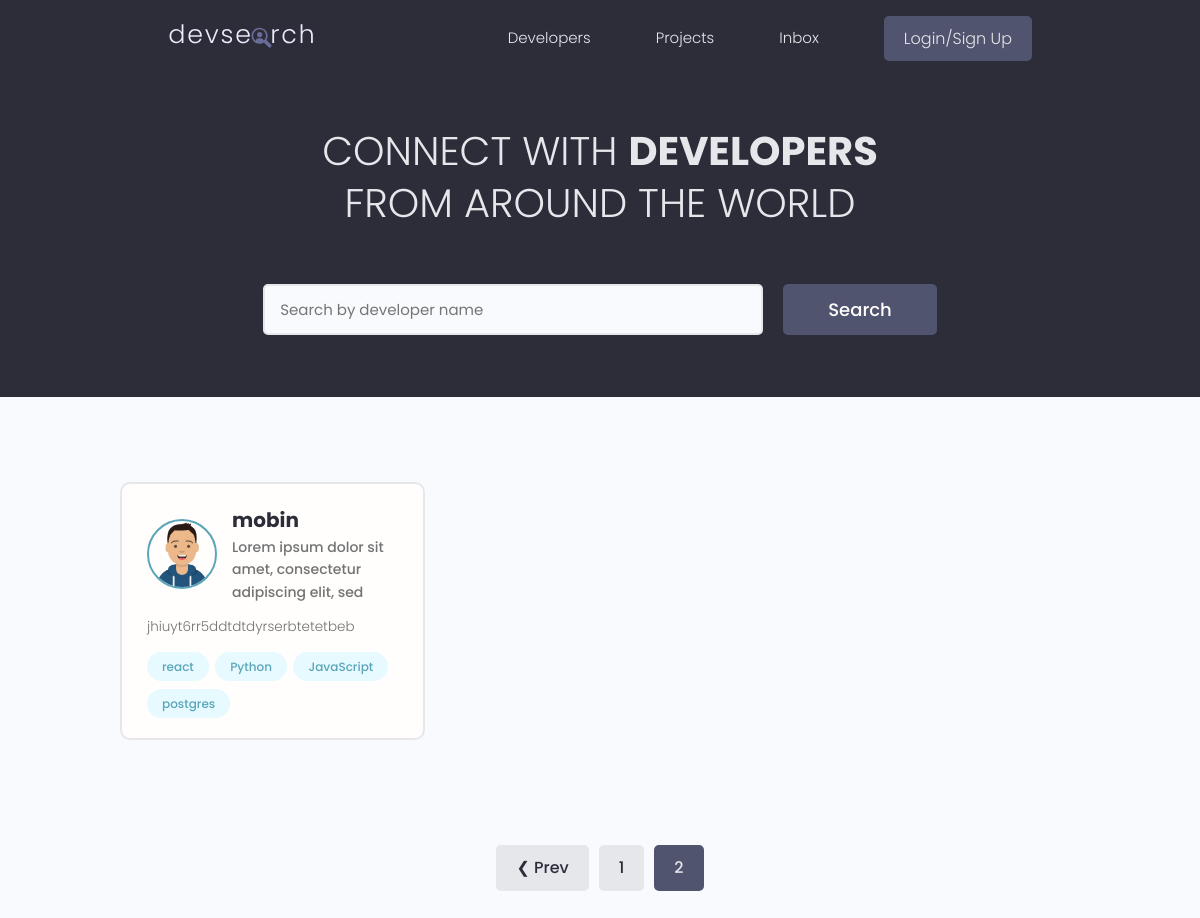
Page /?page=2 on the earlier database version.
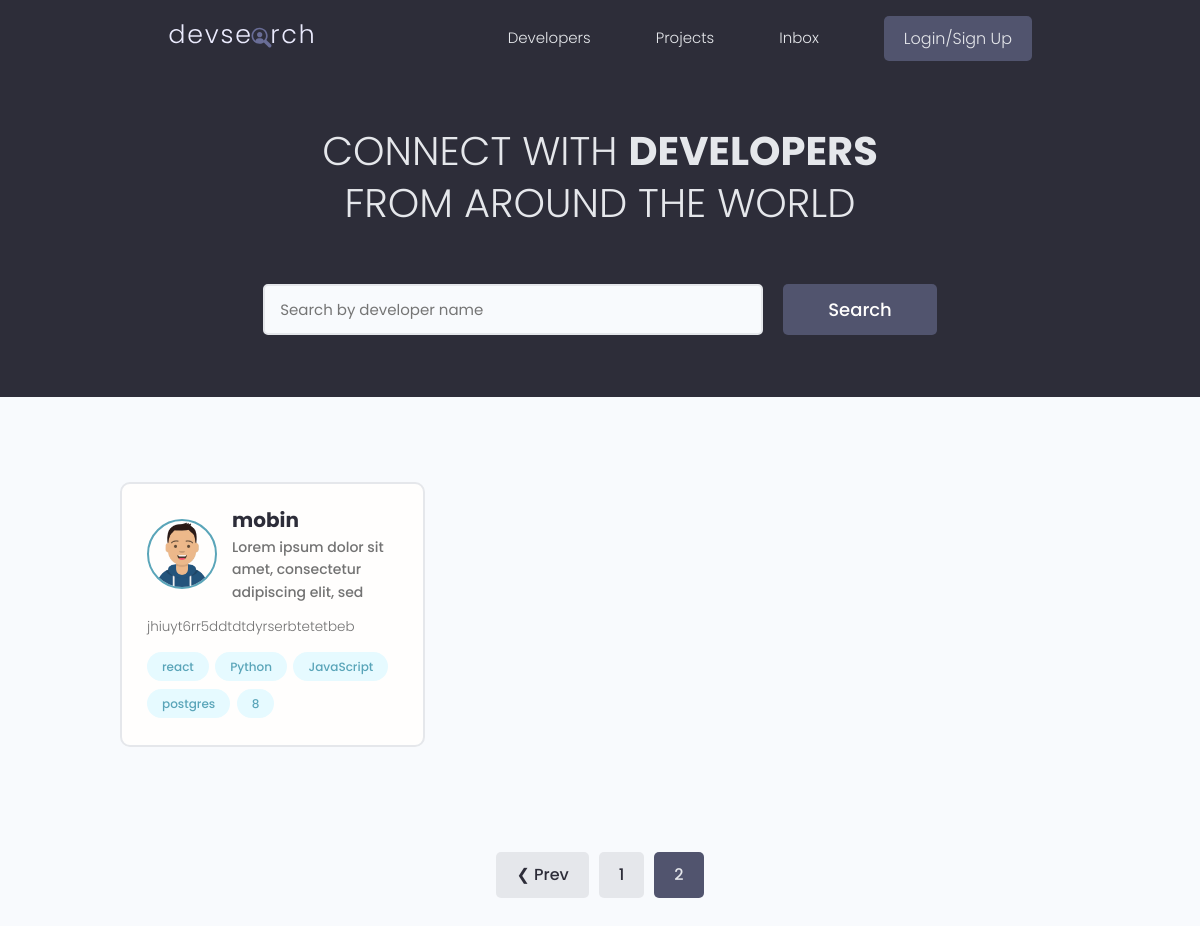
Same page on the later database version.
### users/models.py (models this page shows, shortened)
class Profile(models.Model):
    user = models.OneToOneField(User, on_delete=models.CASCADE, null=True, blank=True,)
    name = models.CharField(max_length=200, null=True, blank=True)
    email = models.EmailField(max_length=500 , null=True, blank=True )
    username = models.CharField(max_length=200, null=True, blank=True)
    location = models.CharField(max_length=200, null=True, blank=True)
    short_intro = models.CharField(max_length=500, null=True, blank=True)
    bio = models.TextField(null=True, blank=True)
    profile_image = models.ImageField(null=True, blank=True,
                                      upload_to= 'profiles/', default='profiles/user-default.png')
    social_github = models.CharField(max_length=200, null=True, blank=True)
    social_twiiter =models.CharField(max_length=200, null=True, blank=True)
    social_linkedin =models.CharField(max_length=200, null=True, blank=True)
    social_youtube = models.CharField(max_length=200, null=True, blank=True)
    social_website = models.CharField(max_length=200, null=True, blank=True)
    created = models.DateField(auto_now_add=True)
    id = models.UUIDField(default=uuid.uuid4, unique=True,
                           primary_key= True, editable= False)

class Skill (models.Model):
    owner = models.ForeignKey(Profile, on_delete=models.CASCADE, null= True, blank=True,)
    name = models.CharField(max_length=200, null=True, blank=True)
    description = models.TextField(null=True, blank=True)
    created = models.DateField(auto_now_add=True)
    id = models.UUIDField(default=uuid.uuid4, unique=True,
                           primary_key= True, editable= False)
    def __str__(self):
        return str(self.name)

### users/views.py (the view)
# urls.py: path('', views.profiles, name='profiles'),
def profiles (request):
    profiles, search_query = searchProfiles(request)
    custom_range, profiles = paginateProfiles(request, profiles, 1)
    context = {'profiles': profiles,'search_query':search_query, 'custom_range' : custom_range}
    return render (request, 'users/profiles.html', context)

### users/utils.py (called while the page is built)
def paginateProfiles(request, profiles, results):
    page = request.GET.get('page')
    results = 3
    paginator = Paginator(profiles,results)
    try:
        profiles = paginator.page(page)
    except PageNotAnInteger:
        page = 1
        profiles = paginator.page(page)
    except EmptyPage:
        page = paginator.num_pages
        profiles = paginator.page(page)
    leftIndex = (int(page) - 3)
    if leftIndex < 1:
        leftIndex = 1
    rightIndex = (int(page) + 4)
    if rightIndex > paginator.num_pages:
        rightIndex = paginator.num_pages + 1
    custom_range = range(leftIndex, rightIndex)
    return custom_range, profiles

def searchProfiles(request):
    search_query = ''
    if request.GET.get('search_query'):
        search_query = request.GET.get('search_query')
    skills = Skill.objects.filter(name__icontains=search_query)
    profiles = Profile.objects.distinct().filter(
        Q(name__icontains = search_query) |
        Q(short_intro__icontains = search_query) |
        Q(skill__in = skills )
    )
    return profiles, search_query

### users/templates/users/profiles.html (shortened to what this page needs)
{% extends 'main.html' %}
{% block content %}
  <main class="home">
    <section class="hero-section text-center">
      <div class="container container--narrow">
        <div class="hero-section__box">
          <h2>CONNECT WITH <span>DEVELOPERS</span></h2>
          <h2>FROM AROUND THE WORLD</h2>
        </div>
        <div class="hero-section__search">
          <form class="form" action="{% url 'profiles' %}" method="get">
            <div class="form__field">
              <input class="input input--text" id="formInput#search" type="text" name="search_query"
               value="{{search_query}}" placeholder="Search by developer name" />
            </div>
            <input class="btn btn--sub btn--lg" type="submit" value="Search" />
          </form>
        </div>
      </div>
    </section>
    <section class="devlist">
      <div class="container">
        <div class="grid grid--three">
          {% for profile in profiles %}
          <div class="column card">
            <div class="dev">
              <a href="{% url 'user-profile' profile.id %}" class="card__body">
                <div class="dev__profile">
                  <img class="avatar avatar--md" src="{{ profile.profile_image.url }}" alt="image" />
                  <div class="dev__meta">
                    <h3>{{ profile.name }}</h3>
                    <h5>{{ profile.short_intro|slice:'60' }}</h5>
                  </div>
                </div>
                <p class="dev__info"> {{ profile.bio| slice:'150' }} </p>
                <div class="dev__skills">
                {% for skill in profile.skill_set.all|slice:'5 '  %}
                  <span class="tag tag--pill tag--main">
                    <small> {{skill}} </small>
                  </span>
                {%endfor%}
                </div>
              </a>
            </div>
          </div>
          {% endfor %}
        </div>
      </div>
    </section>
  </main>
  {% include 'pagination.html' with queryset=profiles custom_range=custom_range %}
{% endblock content %}

Differences in the rows shown:
added Skill: name "8"
